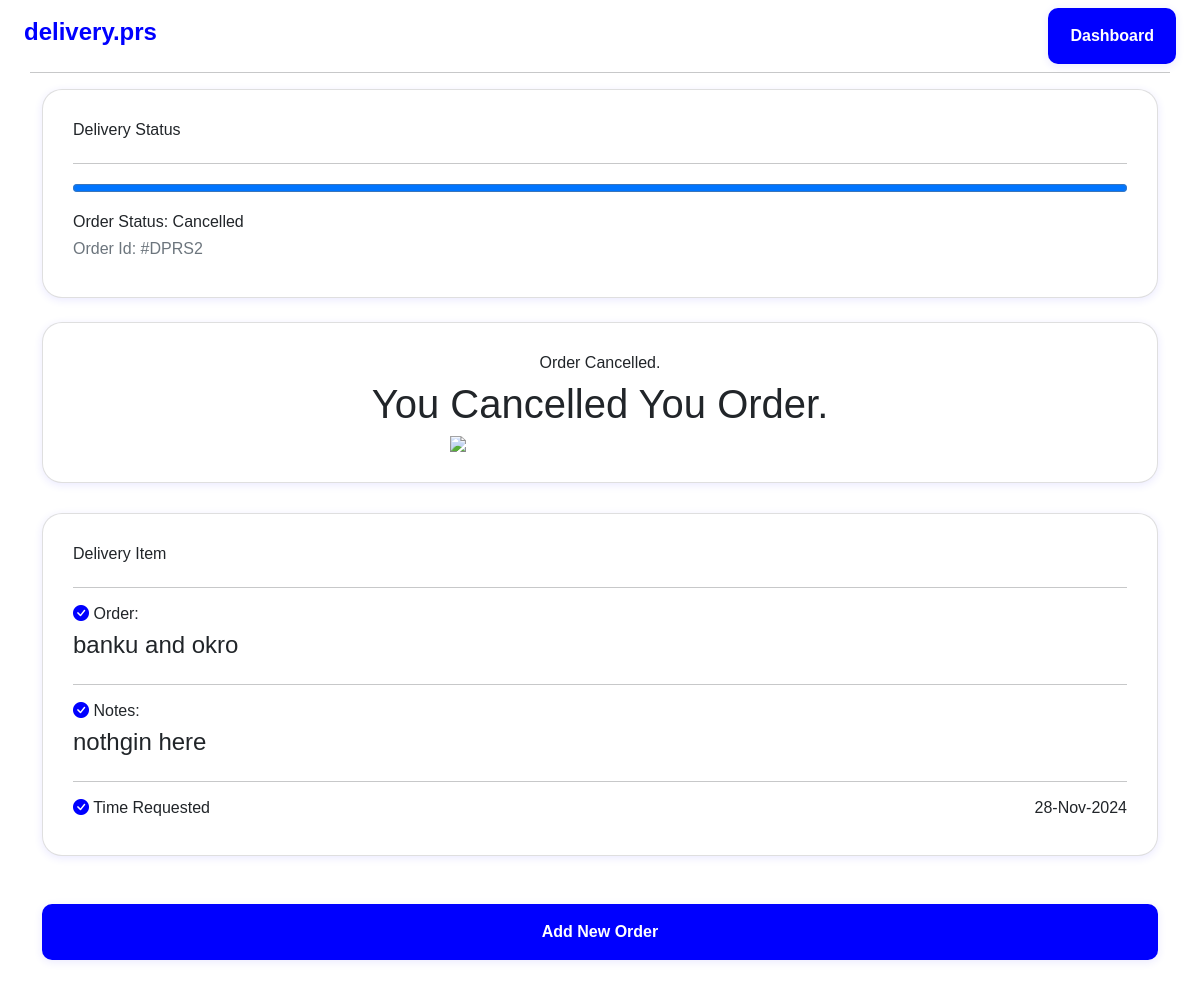
Screenshot of /order_details/2 with the database file from the repository.
### models.py (models this page shows, shortened)
class Order(db.Model):
    tablename = ['Suggestions']
    id = db.Column(db.Integer, primary_key=True)
    user = db.Column(db.String())
    phone = db.Column(db.String())
    location = db.Column(db.String())
    cancel_reason = db.Column(db.String())
    order = db.Column(db.String())
    notes = db.Column(db.String())
    date_created = db.Column(db.DateTime, default=datetime.now())
    date_confirmed = db.Column(db.DateTime, default=datetime.now())
    date_delivered = db.Column(db.DateTime, default=datetime.now())
    status = db.Column(db.String())
    paid = db.Column(db.Boolean())

### app.py (the view)
@app.route('/order_details/<int:id>', methods=['GET', 'POST'])
def order_details(id):
    order = Order.query.get_or_404(id)
    return render_template('order_details.html', order = order)

### templates/order_details.html (shortened to what this page needs)
{% extends "layout.html" %}
{% block body %}
<link rel="stylesheet" href="https://cdn.jsdelivr.net/npm/bootstrap-icons@1.11.3/font/bootstrap-icons.min.css">
<div class="container">
    <div class="card mt-3">
        <h6>Delivery Status </h6>
        <hr>
                    {% if order.status == 'pending'%}
                    <progress value="20" max="100" style="width: 100%;"></progress>
                    {% elif order.status == 'In-progress'%}
                    <progress value="60" max="100" style="width: 100%;"></progress>
                    {% elif order.status == 'Completed'%}
                    <progress value="100" max="100" style="width: 100%;"></progress>
                    {% elif order.status == 'Denied'%}
                    <progress value="20" max="100" style="width: 100%; "></progress>
                    {% elif order.status == 'Cancelled'%}
                    <progress value="100" max="100" style="width: 100%; "  ></progress>
                    {%endif%}
        <h6>Order Status: {{order.status}}</h6>
        <h6 class="text-muted fs-9">Order Id: #DPRS{{order.id}}</h6>
    </div>
            <div class="card" style="margin-bottom:30px;">
                {% if order.status == 'pending'%}
                <h6 class="text-center mb-3">Wait, while we find you a driver.</h6>
                <h3 class="text-center">Connecting Your Order!</h3>
                <div class="mx-auto d-flex justify-content-center" style=" ">
                    <img src="https://static.vecteezy.com/system/resources/thumbnails/017/178/466/small_2x/navigation-map-planning-routes-traveling-by-car-distance-tracking-illustration-vector.jpg" lazy="loading"  style="width:300px; border-radius:10px;">
                </div>
                {% elif order.status == 'Cancelled'%}
                    <h6 class="text-center">Order Cancelled.</h6>
                <h1 style="text-align: center;">You Cancelled You Order.</h1>
                <div class="mx-auto d-flex justify-content-center" style=" ">
                    <img src="https://cdni.iconscout.com/illustration/premium/thumb/order-canceled-illustration-download-in-svg-png-gif-file-formats--processing-cancel-retail-shipped-denied-food-delivery-pack-drink-illustrations-7569076.png?f=webp" lazy="loading"  style="width:300px;">
                </div>
                    {%endif%}
            </div>
    <div class="card mb-3">
        <h6>Delivery Item </h6>
        <hr>
        <div class=" justify-space-between" style="justify-content: space-between;">
        <h6><i class="bi bi-check-circle-fill" style="color:blue;"></i> Order: </h6>
        <h4>{{order.order}}</h4>
        </div>
        <hr>
        <div class=" justify-space-between" style="justify-content: space-between;">
            <h6><i class="bi bi-check-circle-fill" style="color:blue;"></i> Notes: </h6>
            <h4>{{order.notes}}</h4>
        </div>
        <hr>
        <div class="d-flex justify-space-between" style="justify-content: space-between;">
            <h6><i class="bi bi-check-circle-fill" style="color:blue;"></i> Time Requested</h6>
            <h6>{{ order.date_created.strftime('%d-%h-%Y' ) }}</h6>
        </div>
        </div>
    <br>
    {% if order.status == 'Cancelled' %}
    <a href="/"><button type="submit" class="pill-button status-btn mt-2 mb-5" style="width:100%; background-color: blue;">
        Add New Order
    </button></a>
    {%elif order.status == 'Completed'%}
    <a href="/"><button type="submit" class="pill-button status-btn mt-3 mb-5" style="width:100%; background-color: blue;">
        Add New Order
    </button></a>
    {%elif order.status == 'Denied'%}
    <a href="/"><button type="submit" class="pill-button status-btn mt-3 mb-5" style="width:100%; background-color: blue;">
        Add New Order
    </button></a>
    {%endif%}
</div>
{% endblock %}

### static/css/presto.css (style rules this page uses)
body { font-family: 'Plus Jakarta Display', sans-serif; }
a { color: inherit; text-decoration: none; }
.pill-button { background-color: blue; border: none; color: white; border-radius:10px ; padding: 16px 22px; box-shadow: 0 2px 8px 0 rgba(48, 44, 255, 0.1); text-align: center; font-weight: bold; transition: width 2s; }
.card { border-radius: 20px; box-shadow: 0 2px 8px 0 rgba(48, 44, 255, 0.1); cursor: pointer; padding: 30px; width: 100%; transition: width 1s; margin-bottom: 3vh; }

### rows the page displays
Order: status "Cancelled", id "2", order "banku and okro", notes "nothgin here", date_created "28-Nov-2024"
